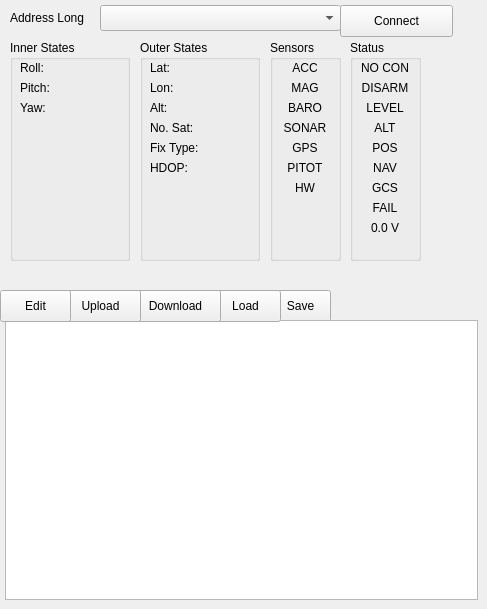
    <widget class="QWidget" name="quad3Tab">
     <attribute name="title">
      <string>Quad 3</string>
     </attribute>
     <widget class="QPushButton" name="quad3SaveButton">
      <property name="geometry">
       <rect>
        <x>270</x>
        <y>290</y>
        <width>61</width>
        <height>32</height>
       </rect>
      </property>
      <property name="text">
       <string>Save</string>
      </property>
     </widget>
     <widget class="QTableView" name="quad3TableView">
      <property name="geometry">
       <rect>
        <x>5</x>
        <y>320</y>
        <width>473</width>
        <height>280</height>
       </rect>
      </property>
      <attribute name="horizontalHeaderDefaultSectionSize">
       <number>80</number>
      </attribute>
      <attribute name="horizontalHeaderMinimumSectionSize">
       <number>10</number>
      </attribute>
      <attribute name="verticalHeaderDefaultSectionSize">
       <number>15</number>
      </attribute>
      <attribute name="verticalHeaderMinimumSectionSize">
       <number>15</number>
      </attribute>
     </widget>
     <widget class="QGroupBox" name="quad3StatusGroupBox">
      <property name="geometry">
       <rect>
        <x>350</x>
        <y>40</y>
        <width>71</width>
        <height>221</height>
       </rect>
      </property>
      <property name="title">
       <string>Status</string>
      </property>
      <widget class="QLabel" name="quad3ConnectionStatus">
       <property name="geometry">
        <rect>
         <x>10</x>
         <y>20</y>
         <width>50</width>
         <height>16</height>
        </rect>
       </property>
       <property name="text">
        <string>NO CON</string>
       </property>
       <property name="alignment">
        <set>Qt::AlignCenter</set>
       </property>
      </widget>
      <widget class="QLabel" name="quad3ARMMode">
       <property name="geometry">
        <rect>
         <x>10</x>
         <y>40</y>
         <width>50</width>
         <height>16</height>
        </rect>
       </property>
       <property name="text">
        <string>DISARM</string>
       </property>
       <property name="alignment">
        <set>Qt::AlignCenter</set>
       </property>
      </widget>
      <widget class="QLabel" name="quad3LEVELMode">
       <property name="geometry">
        <rect>
         <x>10</x>
         <y>60</y>
         <width>50</width>
         <height>16</height>
        </rect>
       </property>
       <property name="text">
        <string>LEVEL</string>
       </property>
       <property name="alignment">
        <set>Qt::AlignCenter</set>
       </property>
      </widget>
      <widget class="QLabel" name="quad3ALTMode">
       <property name="geometry">
        <rect>
         <x>10</x>
         <y>80</y>
         <width>50</width>
         <height>16</height>
        </rect>
       </property>
       <property name="text">
        <string>ALT</string>
       </property>
       <property name="alignment">
        <set>Qt::AlignCenter</set>
       </property>
      </widget>
      <widget class="QLabel" name="quad3POSMode">
       <property name="geometry">
        <rect>
         <x>10</x>
         <y>100</y>
         <width>50</width>
         <height>16</height>
        </rect>
       </property>
       <property name="text">
        <string>POS</string>
       </property>
       <property name="alignment">
        <set>Qt::AlignCenter</set>
       </property>
      </widget>
      <widget class="QLabel" name="quad3NAVMode">
       <property name="geometry">
        <rect>
         <x>10</x>
         <y>120</y>
         <width>50</width>
         <height>16</height>
        </rect>
       </property>
       <property name="text">
        <string>NAV</string>
       </property>
       <property name="alignment">
        <set>Qt::AlignCenter</set>
       </property>
      </widget>
      <widget class="QLabel" name="quad3GCSMode">
       <property name="geometry">
        <rect>
         <x>10</x>
         <y>140</y>
         <width>50</width>
         <height>16</height>
        </rect>
       </property>
       <property name="text">
        <string>GCS</string>
       </property>
       <property name="alignment">
        <set>Qt::AlignCenter</set>
       </property>
      </widget>
      <widget class="QLabel" name="quad3FAILMode">
       <property name="geometry">
        <rect>
         <x>10</x>
         <y>160</y>
         <width>50</width>
         <height>16</height>
        </rect>
       </property>
       <property name="text">
        <string>FAIL</string>
       </property>
       <property name="alignment">
        <set>Qt::AlignCenter</set>
       </property>
      </widget>
      <widget class="QLabel" name="quad3Voltage">
       <property name="geometry">
        <rect>
         <x>10</x>
         <y>180</y>
         <width>50</width>
         <height>16</height>
        </rect>
       </property>
       <property name="text">
        <string>0.0 V</string>
       </property>
       <property name="alignment">
        <set>Qt::AlignCenter</set>
       </property>
      </widget>
     </widget>
     <widget class="QComboBox" name="quad3AddressComboBox">
      <property name="geometry">
       <rect>
        <x>100</x>
        <y>5</y>
        <width>241</width>
        <height>26</height>
       </rect>
      </property>
     </widget>
     <widget class="QPushButton" name="quad3LoadButton">
      <property name="geometry">
       <rect>
        <x>210</x>
        <y>290</y>
        <width>71</width>
        <height>32</height>
       </rect>
      </property>
      <property name="text">
       <string>Load</string>
      </property>
     </widget>
     <widget class="QGroupBox" name="quad3OSGroupBox">
      <property name="geometry">
       <rect>
        <x>140</x>
        <y>40</y>
        <width>120</width>
        <height>221</height>
       </rect>
      </property>
      <property name="title">
       <string>Outer States</string>
      </property>
      <widget class="QLabel" name="quad3Lat">
       <property name="geometry">
        <rect>
         <x>10</x>
         <y>20</y>
         <width>100</width>
         <height>16</height>
        </rect>
       </property>
       <property name="text">
        <string>Lat:</string>
       </property>
       <property name="alignment">
        <set>Qt::AlignLeading|Qt::AlignLeft|Qt::AlignVCenter</set>
       </property>
      </widget>
      <widget class="QLabel" name="quad3Lon">
       <property name="geometry">
        <rect>
         <x>10</x>
         <y>40</y>
         <width>100</width>
         <height>16</height>
        </rect>
       </property>
       <property name="text">
        <string>Lon:</string>
       </property>
       <property name="alignment">
        <set>Qt::AlignLeading|Qt::AlignLeft|Qt::AlignVCenter</set>
       </property>
      </widget>
      <widget class="QLabel" name="quad3Alt">
       <property name="geometry">
        <rect>
         <x>10</x>
         <y>60</y>
         <width>100</width>
         <height>16</height>
        </rect>
       </property>
       <property name="text">
        <string>Alt:</string>
       </property>
       <property name="alignment">
        <set>Qt::AlignLeading|Qt::AlignLeft|Qt::AlignVCenter</set>
       </property>
      </widget>
      <widget class="QLabel" name="quad3SatNum">
       <property name="geometry">
        <rect>
         <x>10</x>
         <y>80</y>
         <width>100</width>
         <height>16</height>
        </rect>
       </property>
       <property name="text">
        <string>No. Sat:</string>
       </property>
       <property name="alignment">
        <set>Qt::AlignLeading|Qt::AlignLeft|Qt::AlignVCenter</set>
       </property>
      </widget>
      <widget class="QLabel" name="quad3FixType">
       <property name="geometry">
        <rect>
         <x>10</x>
         <y>100</y>
         <width>100</width>
         <height>16</height>
        </rect>
       </property>
       <property name="text">
        <string>Fix Type:</string>
       </property>
       <property name="alignment">
        <set>Qt::AlignLeading|Qt::AlignLeft|Qt::AlignVCenter</set>
       </property>
      </widget>
      <widget class="QLabel" name="quad3HDOP">
       <property name="geometry">
        <rect>
         <x>10</x>
         <y>120</y>
         <width>100</width>
         <height>16</height>
        </rect>
       </property>
       <property name="text">
        <string>HDOP:</string>
       </property>
       <property name="alignment">
        <set>Qt::AlignLeading|Qt::AlignLeft|Qt::AlignVCenter</set>
       </property>
      </widget>
     </widget>
     <widget class="QGroupBox" name="quad3ISGroupBox">
      <property name="geometry">
       <rect>
        <x>10</x>
        <y>40</y>
        <width>120</width>
        <height>221</height>
       </rect>
      </property>
      <property name="title">
       <string>Inner States</string>
      </property>
      <widget class="QLabel" name="quad3Roll">
       <property name="geometry">
        <rect>
         <x>10</x>
         <y>20</y>
         <width>100</width>
         <height>16</height>
        </rect>
       </property>
       <property name="text">
        <string>Roll:</string>
       </property>
       <property name="alignment">
        <set>Qt::AlignLeading|Qt::AlignLeft|Qt::AlignVCenter</set>
       </property>
      </widget>
      <widget class="QLabel" name="quad3Pitch">
       <property name="geometry">
        <rect>
         <x>10</x>
         <y>40</y>
         <width>100</width>
         <height>16</height>
        </rect>
       </property>
       <property name="text">
        <string>Pitch:</string>
       </property>
       <property name="alignment">
        <set>Qt::AlignLeading|Qt::AlignLeft|Qt::AlignVCenter</set>
       </property>
      </widget>
      <widget class="QLabel" name="quad3Yaw">
       <property name="geometry">
        <rect>
         <x>10</x>
         <y>60</y>
         <width>100</width>
         <height>16</height>
        </rect>
       </property>
       <property name="text">
        <string>Yaw:</string>
       </property>
       <property name="alignment">
        <set>Qt::AlignLeading|Qt::AlignLeft|Qt::AlignVCenter</set>
       </property>
      </widget>
     </widget>
     <widget class="QPushButton" name="quad3DownloadButton">
      <property name="geometry">
       <rect>
        <x>130</x>
        <y>290</y>
        <width>91</width>
        <height>32</height>
       </rect>
      </property>
      <property name="text">
       <string>Download</string>
      </property>
     </widget>
     <widget class="QLabel" name="quad3AddrLabel">
      <property name="geometry">
       <rect>
        <x>10</x>
        <y>10</y>
        <width>91</width>
        <height>16</height>
       </rect>
      </property>
      <property name="text">
       <string>Address Long</string>
      </property>
     </widget>
     <widget class="QGroupBox" name="quad3SensorGroupBox">
      <property name="geometry">
       <rect>
        <x>270</x>
        <y>40</y>
        <width>71</width>
        <height>221</height>
       </rect>
      </property>
      <property name="title">
       <string>Sensors</string>
      </property>
      <widget class="QLabel" name="quad3ACC">
       <property name="geometry">
        <rect>
         <x>10</x>
         <y>20</y>
         <width>50</width>
         <height>16</height>
        </rect>
       </property>
       <property name="text">
        <string>ACC</string>
       </property>
       <property name="alignment">
        <set>Qt::AlignCenter</set>
       </property>
      </widget>
      <widget class="QLabel" name="quad3MAG">
       <property name="geometry">
        <rect>
         <x>10</x>
         <y>40</y>
         <width>50</width>
         <height>16</height>
        </rect>
       </property>
       <property name="text">
        <string>MAG</string>
       </property>
       <property name="alignment">
        <set>Qt::AlignCenter</set>
       </property>
      </widget>
      <widget class="QLabel" name="quad3BARO">
       <property name="geometry">
        <rect>
         <x>10</x>
         <y>60</y>
         <width>50</width>
         <height>16</height>
        </rect>
       </property>
       <property name="text">
        <string>BARO</string>
       </property>
       <property name="alignment">
        <set>Qt::AlignCenter</set>
       </property>
      </widget>
      <widget class="QLabel" name="quad3SONAR">
       <property name="geometry">
        <rect>
         <x>10</x>
         <y>80</y>
         <width>50</width>
         <height>16</height>
        </rect>
       </property>
       <property name="text">
        <string>SONAR</string>
       </property>
       <property name="alignment">
        <set>Qt::AlignCenter</set>
       </property>
      </widget>
      <widget class="QLabel" name="quad3GPS">
       <property name="geometry">
        <rect>
         <x>10</x>
         <y>100</y>
         <width>50</width>
         <height>16</height>
        </rect>
       </property>
       <property name="text">
        <string>GPS</string>
       </property>
       <property name="alignment">
        <set>Qt::AlignCenter</set>
       </property>
      </widget>
      <widget class="QLabel" name="quad3PITOT">
       <property name="geometry">
        <rect>
         <x>10</x>
         <y>120</y>
         <width>50</width>
         <height>16</height>
        </rect>
       </property>
       <property name="text">
        <string>PITOT</string>
       </property>
       <property name="alignment">
        <set>Qt::AlignCenter</set>
       </property>
      </widget>
      <widget class="QLabel" name="quad3HW">
       <property name="geometry">
        <rect>
         <x>10</x>
         <y>140</y>
         <width>50</width>
         <height>16</height>
        </rect>
       </property>
       <property name="text">
        <string>HW</string>
       </property>
       <property name="alignment">
        <set>Qt::AlignCenter</set>
       </property>
      </widget>
     </widget>
     <widget class="QPushButton" name="quad3UploadButton">
      <property name="geometry">
       <rect>
        <x>60</x>
        <y>290</y>
        <width>81</width>
        <height>32</height>
       </rect>
      </property>
      <property name="text">
       <string>Upload</string>
      </property>
     </widget>
     <widget class="QPushButton" name="quad3ConnectButton">
      <property name="geometry">
       <rect>
        <x>340</x>
        <y>5</y>
        <width>113</width>
        <height>32</height>
       </rect>
      </property>
      <property name="text">
       <string>Connect</string>
      </property>
     </widget>
     <widget class="QPushButton" name="quad3EditButton">
      <property name="geometry">
       <rect>
        <x>0</x>
        <y>290</y>
        <width>71</width>
        <height>32</height>
       </rect>
      </property>
      <property name="text">
       <string>Edit</string>
      </property>
     </widget>
    </widget>
